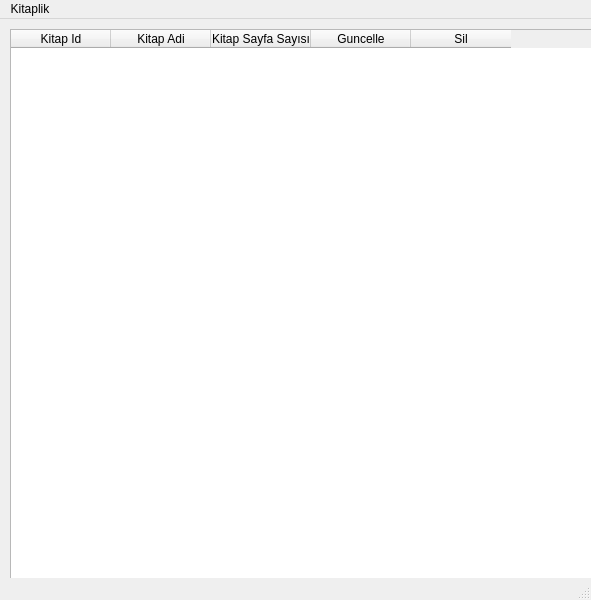
<?xml version="1.0" encoding="UTF-8"?>
<ui version="4.0">
 <class>MainWindow</class>
 <widget class="QMainWindow" name="MainWindow">
  <property name="geometry">
   <rect>
    <x>0</x>
    <y>0</y>
    <width>591</width>
    <height>600</height>
   </rect>
  </property>
  <property name="windowTitle">
   <string>MainWindow</string>
  </property>
  <widget class="QWidget" name="centralwidget">
   <widget class="QTableWidget" name="kitapTablosu">
    <property name="geometry">
     <rect>
      <x>10</x>
      <y>10</y>
      <width>771</width>
      <height>561</height>
     </rect>
    </property>
    <column>
     <property name="text">
      <string>Kitap Id</string>
     </property>
    </column>
    <column>
     <property name="text">
      <string>Kitap Adi</string>
     </property>
    </column>
    <column>
     <property name="text">
      <string>Kitap Sayfa Sayısı</string>
     </property>
    </column>
    <column>
     <property name="text">
      <string>Guncelle</string>
     </property>
    </column>
    <column>
     <property name="text">
      <string>Sil</string>
     </property>
    </column>
   </widget>
  </widget>
  <widget class="QMenuBar" name="menubar">
   <property name="geometry">
    <rect>
     <x>0</x>
     <y>0</y>
     <width>591</width>
     <height>21</height>
    </rect>
   </property>
   <widget class="QMenu" name="menuKitaplik">
    <property name="title">
     <string>Kitaplik</string>
    </property>
    <addaction name="actionKitaplarim"/>
    <addaction name="actionKitap_Ekle"/>
   </widget>
   <addaction name="menuKitaplik"/>
  </widget>
  <widget class="QStatusBar" name="statusbar"/>
  <action name="actionKitaplarim">
   <property name="text">
    <string>Kitaplarim</string>
   </property>
  </action>
  <action name="actionKitap_Ekle">
   <property name="text">
    <string>Kitap Ekle</string>
   </property>
  </action>
 </widget>
 <resources/>
 <connections/>
</ui>
